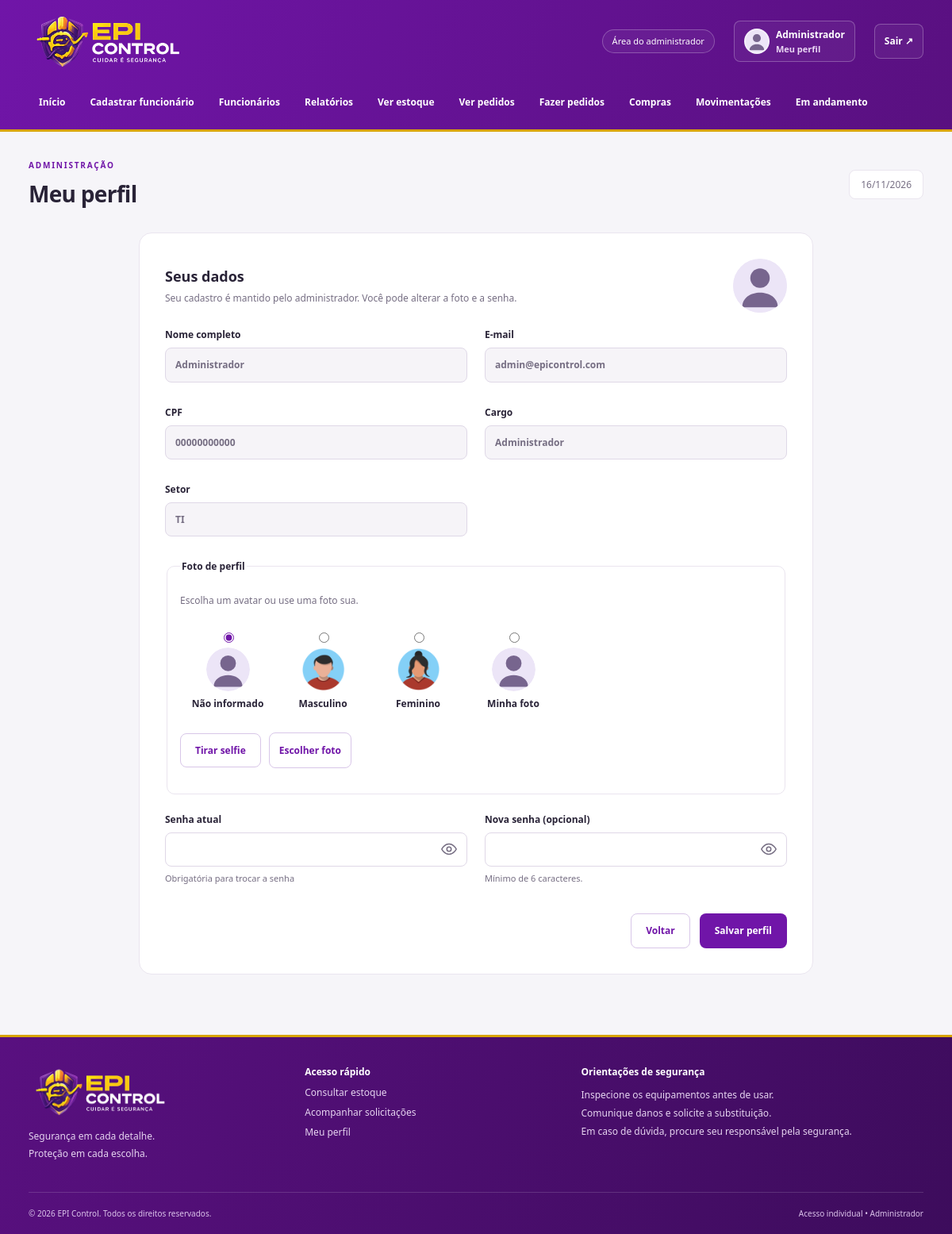
The app's page /perfil.php (signed in), older data.
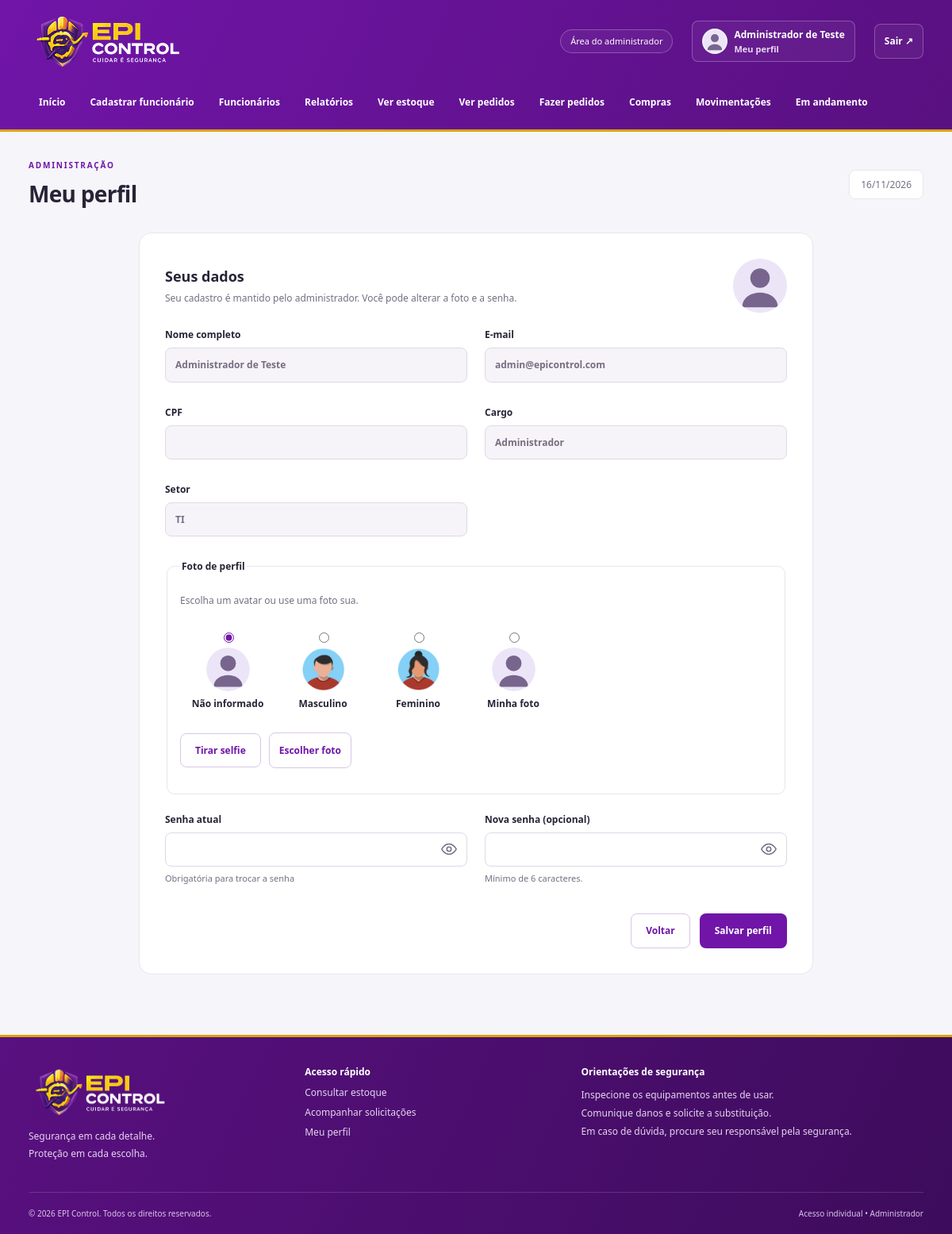
The same page, newer data.
### tables this page shows
CREATE TABLE `tb_funcionarios` (
  `id_funcionario` int(11) NOT NULL,
  `nome_completo` varchar(100) NOT NULL,
  `cpf` varchar(20) DEFAULT NULL,
  `cargo` varchar(100) DEFAULT NULL,
  `setor` varchar(100) DEFAULT NULL,
  `foto_url` varchar(255) DEFAULT NULL,
  `email` varchar(100) NOT NULL,
  `senha` varchar(255) NOT NULL,
  `nivel_acesso` varchar(30) NOT NULL DEFAULT 'Funcionario',
  `status_funcionario` enum('Ativo','Inativo') NOT NULL DEFAULT 'Ativo'
);

### app/Controllers/AppController.php (called while the page is built, shortened)
<?php
class AppController
{
    private array $user;
    private bool $admin;
    private string $page;
    public function handle(string $page): void {
        $this->page = $page;
        try {
            $this->model = new EpiModel(conectar());
            $this->user = $this->model->user((int)$_SESSION['id_funcionario']) ?? [];
            $this->admin = $this->user['nivel_acesso'] === 'Administrador';
            $data = ['error'=>$error ?? null,'title'=>$this->titles()[$page] ?? 'EPI Control'];
            if ($page === 'perfil') $data['person'] = $this->user;
            $views = ['home'=>'dashboard','homefunc'=>'dashboard','andamento'=>'requests','pedidos'=>'requests','minhassolicitacoes'=>'requests','conscientizacao'=>'conscientizacao','cadastro'=>'person-form','editarfunc'=>'person-form','perfil'=>'person-form','funcionarios'=>'employees','informacoes'=>'equipment','meuepi'=>'equipment','adicionarepi'=>'order-form','solicitar'=>'order-form','fazerpedidos'=>'order-form','estoque'=>'stock','compras'=>'purchases','movimentacoes'=>'history','relatorios'=>'reports','excluirfunc'=>'delete'];
            $this->page = $page;
            $this->render($views[$page] ?? 'message',$data);
        } catch (Throwable $e) {
            error_log((string)$e);
            http_response_code(503);
            $title = 'Sistema indisponível'; $message = 'Confira se o MySQL está iniciado e se o banco tcc foi configurado a partir de database/tcc.sql.';
            require __DIR__ . '/../Views/unavailable.php';
        }
    }
    private function titles(): array { return ['home'=>'Visão geral','homefunc'=>'Meu painel','cadastro'=>'Cadastrar funcionário','funcionarios'=>'Funcionários','editarfunc'=>'Editar funcionário','informacoes'=>'Informações do funcionário','excluirfunc'=>'Excluir funcionário','adicionarepi'=>'Entregar EPI','relatorios'=>'Relatórios','estoque'=>'Estoque de EPIs','pedidos'=>'Solicitações dos funcionários','fazerpedidos'=>'Novo pedido de compra','compras'=>'Compras','movimentacoes'=>'Movimentações','andamento'=>'Em andamento','meuepi'=>'Meu EPI','solicitar'=>'Solicitar EPI','minhassolicitacoes'=>'Minhas solicitações','conscientizacao'=>'Conscientização','perfil'=>'Meu perfil']; }
    private function render(string $view, array $data): void {
        extract($data);
        $user = $this->user; $admin = $this->admin; $page = $this->page;
        require __DIR__ . '/../../templates/header.php';
        require __DIR__ . '/../Views/' . $view . '.php';
        require __DIR__ . '/../../templates/footer.php';
    }
}

### app/dispatch.php (called while the page is built)
<?php
require_once __DIR__ . '/bootstrap.php';
require_once __DIR__ . '/Controllers/AppController.php';
(new AppController())->handle($route);

### perfil.php (called while the page is built)
<?php
$route = 'perfil';
require __DIR__ . '/app/dispatch.php';

### config/conexao.php (called while the page is built, shortened)
<?php
function conectar(): mysqli
{
    $config = [
        'host' => '127.0.0.1',
        'user' => 'root',
        'password' => '',
        'database' => 'tcc',
        'port' => 3306,
    ];
    $porta = filter_var($config['port'], FILTER_VALIDATE_INT, [
        'options' => ['min_range' => 1, 'max_range' => 65535],
    ]);
    $db = new mysqli(
        (string) $config['host'],
        (string) $config['user'],
        (string) $config['password'],
        (string) $config['database'],
        $porta
    );
    $db->set_charset('utf8mb4');
    $db->query("SET time_zone = '-03:00'");
    return $db;
}

### app/Models/EpiModel.php (called while the page is built, shortened)
<?php
class EpiModel
{
    public function run(string $sql, array $params = []): mysqli_stmt {
        $stmt = $this->db->prepare($sql);
        if ($params) {
            $types = implode('', array_map(fn($p) => is_int($p) ? 'i' : 's', $params));
            $stmt->bind_param($types, ...$params);
        }
        $stmt->execute();
        return $stmt;
    }
    public function all(string $sql, array $params = []): array { return $this->run($sql, $params)->get_result()->fetch_all(MYSQLI_ASSOC); }
    public function one(string $sql, array $params = []): ?array { return $this->all($sql, $params)[0] ?? null; }
    public function user(int $id): ?array { return $this->one('SELECT * FROM tb_funcionarios WHERE id_funcionario=?', [$id]); }
}

### app/bootstrap.php (called while the page is built, shortened)
<?php
require_once __DIR__ . '/../config/conexao.php';
require_once __DIR__ . '/Models/EpiModel.php';
function e($value): string
{
    return htmlspecialchars((string) ($value ?? ''), ENT_QUOTES | ENT_SUBSTITUTE, 'UTF-8');
}
function avatar(array $person): string
{
    return in_array($person['foto_url'] ?? '', ['img/boy.png', 'img/woman.png'], true) ? $person['foto_url'] : 'img/avatar.svg';
}

### app/Views/person-form.php (the view, shortened to what the changed rows need)
<?php $person = $person ?? [];
$profile = $page === 'perfil';
$value = fn($key) => $_POST[$key] ?? ($key === 'nome' ? ($person['nome_completo'] ?? '') : ($person[$key] ?? '')); ?>
<section class="card form-card">
    <div class="section-heading">
        <div>
            <h2><?= $profile ? 'Seus dados' : 'Dados do funcionário' ?></h2>
        </div><img class="avatar large" src="<?= e(avatar($person)) ?>" alt="Foto cadastrada">
    </div>
    <form method="post" class="form-grid"><?= csrf() ?><input type="hidden" name="id_funcionario"
        <?php foreach (['nome' => 'Nome completo', 'email' => 'E-mail', 'cpf' => 'CPF', 'cargo' => 'Cargo', 'setor' => 'Setor'] as $key => $label): ?><label><?= e($label) ?><input
                    type="<?= $key === 'email' ? 'email' : 'text' ?>" name="<?= e($key) ?>" value="<?= e($value($key)) ?>"
                    maxlength="<?= $key === 'cpf' ? 20 : 100 ?>" <?= $profile ? 'readonly' : 'required' ?>
                    <?= $key === 'cpf' ? 'inputmode="numeric"' : '' ?>></label><?php endforeach ?>
        <fieldset class="full avatar-options">
            <?php foreach (['' => 'Não informado', 'img/boy.png' => 'Masculino', 'img/woman.png' => 'Feminino'] as $url => $label): ?><label><input
                        type="radio" name="foto_url" value="<?= e($url) ?>" <?= $value('foto_url') === $url ? 'checked' : '' ?>><img src="<?= e($url ?: 'img/avatar.svg') ?>"
                        alt=""><span><?= e($label) ?></span></label><?php endforeach ?><label><input type="radio"
                    name="foto_url" value="selfie" id="selfie-option"
                    <?= str_starts_with($person['foto_url'] ?? '', 'uploads/avatars/') ? 'checked' : '' ?>><img
                    id="selfie-preview" src="<?= e(avatar($person)) ?>" alt="Prévia da sua foto"><span>Minha
                    foto</span></label>
        </fieldset>
    </form>
</section>

### templates/header.php (shortened to what the changed rows need)
<?php
$navigation = $admin ? ['home' => 'Início', 'cadastro' => 'Cadastrar funcionário', 'funcionarios' => 'Funcionários', 'relatorios' => 'Relatórios', 'estoque' => 'Ver estoque', 'pedidos' => 'Ver pedidos', 'fazerpedidos' => 'Fazer pedidos', 'compras' => 'Compras', 'movimentacoes' => 'Movimentações', 'andamento' => 'Em andamento'] : ['homefunc' => 'Início', 'meuepi' => 'Meu EPI', 'solicitar' => 'Solicitar EPI', 'minhassolicitacoes' => 'Minhas solicitações', 'conscientizacao' => 'Conscientização'];
?>
<!doctype html>
<html lang="pt-BR">
<head>
    <link rel="stylesheet" href="css/app.css?v=<?= filemtime(__DIR__ . '/../css/app.css') ?>">
</head>
<body><a class="skip-link" href="#conteudo">Pular para o conteúdo</a>
    <header class="site-header">
        <div class="header-top container">
            <div class="header-actions"><a
                    class="profile-link" href="perfil.php"><img src="<?= e(avatar($user)) ?>"
                        alt="Foto de <?= e($user['nome_completo']) ?>"><span><strong><?= e($user['nome_completo']) ?></strong><small>Meu
                            perfil</small></span></a>
            </div>
        </div>
        <nav class="main-nav container" aria-label="Navegação principal">
            <?php foreach ($navigation as $url => $label): ?><a href="<?= e($url) ?>.php" <?= $page === $url ? 'class="active" aria-current="page"' : '' ?>><?= e($label) ?></a><?php endforeach ?></nav>
    </header>
    <main id="conteudo" class="container main-content">
        <div class="page-heading">
            <div><span class="eyebrow"><?= $admin ? 'ADMINISTRAÇÃO' : 'MINHA SEGURANÇA' ?></span>
                <h1><?= e($title) ?></h1>
            </div><span class="today"><?= date('d/m/Y') ?></span>
        </div>

Row changes from the older to the newer data that the page shows:
changed tb_funcionarios "Início": nome_completo "Administrador" → "Administrador de Teste"; nome "Administrador" → "Administrador de Teste"
Text that changed along with them:
list line gone: "00000000000"
